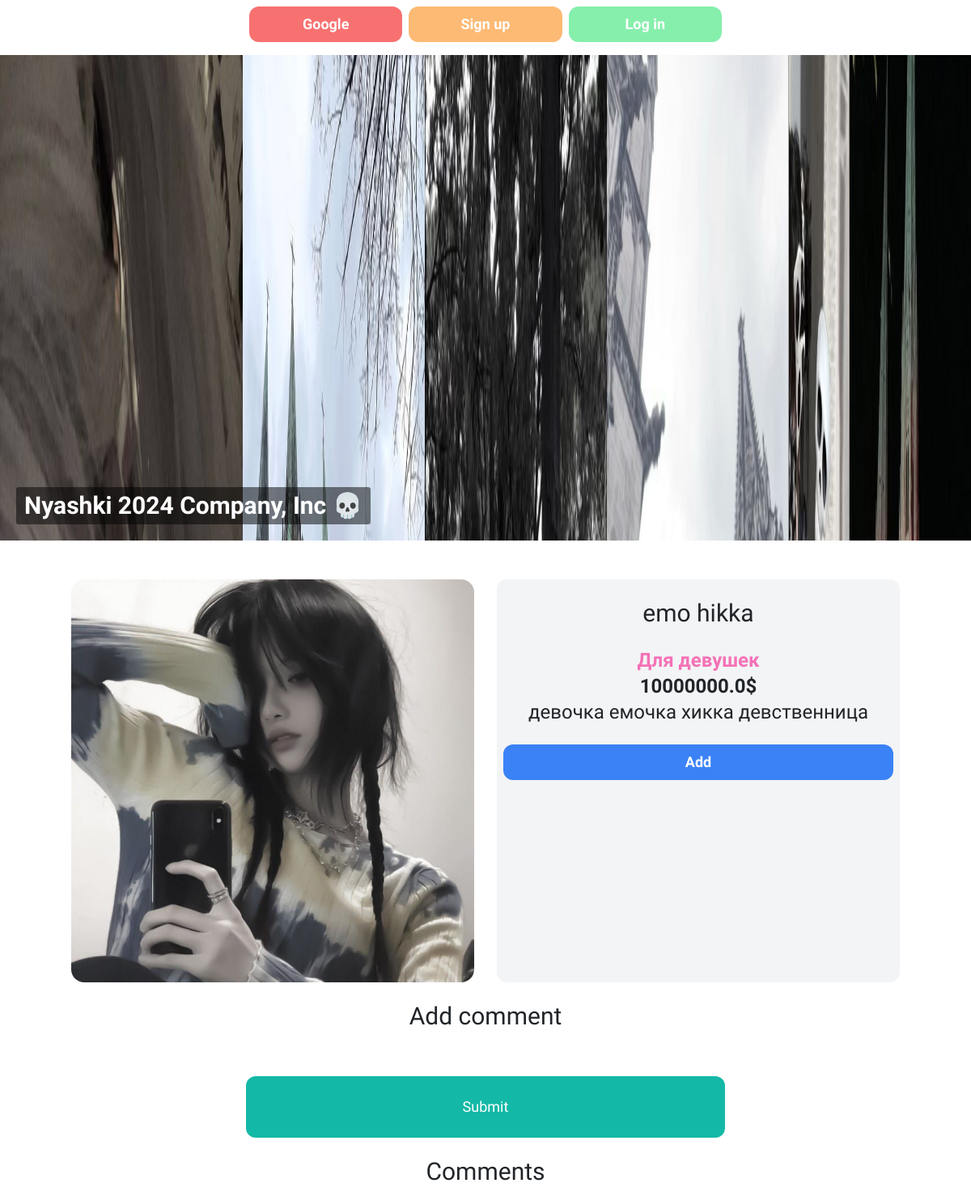
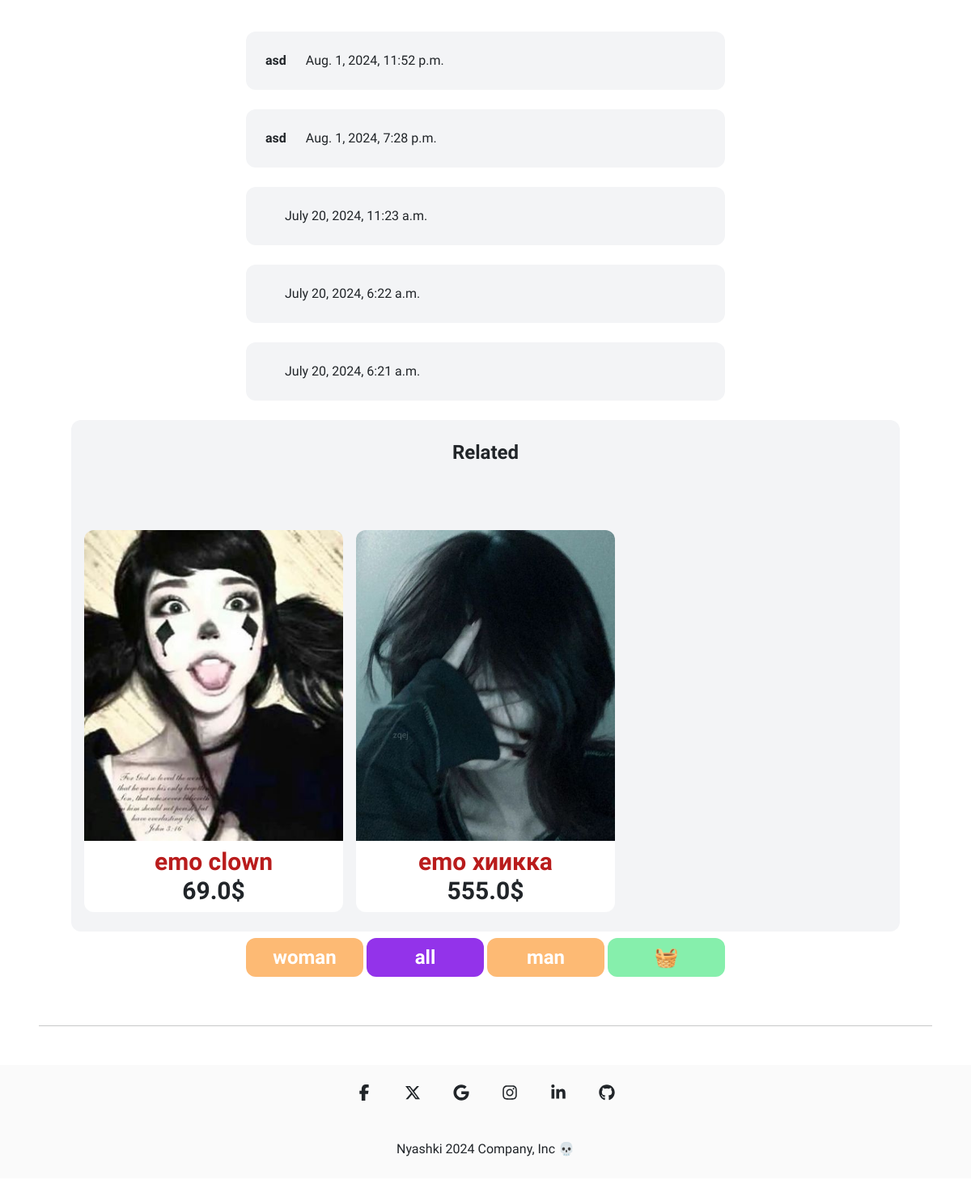
Screenshot of /items/12 with the database file from the repository (2 pictures, top to bottom).
### item/models.py (models this page shows, shortened)
class Item(models.Model):
    category = models.ForeignKey(Category, related_name='items', on_delete=models.CASCADE)
    name = models.CharField(max_length=255)
    description = models.TextField(blank=True, null=True)
    price = models.FloatField()
    image = models.ImageField(upload_to='item_images', blank=True, null=True)
    is_sold = models.BooleanField(default=False)
    created_at = models.DateTimeField(auto_now_add=True)
    users = models.ManyToManyField(User, related_name='items', blank=True)
    gender = models.CharField(max_length=1, choices=gender_choice)
    comments = models.ManyToManyField(Comment)

class Comment(models.Model):
    user = models.ForeignKey(User, related_name='comments', on_delete=models.CASCADE)
    description = models.TextField()
    created_at = models.DateTimeField()
    class Meta:
        ordering = ('-created_at',)

### item/views.py (the view, shortened to what this page needs)
# urls.py: path('<int:pk>', views.detail, name='detail'),
def detail(request, pk, operation=None, form=None, pk_comment=None, form_edit=None, op=None, js_op=None):
    item = get_object_or_404(Item, pk=pk)
    related_items = Item.objects.filter(category=item.category, is_sold=False).exclude(pk=pk)
    gender = ''
    if "gender" not in request.session:
        gender = 'ALL'
    else:
        gender = request.session["gender"]
    if gender != 'ALL':
        related_items = related_items.filter(gender=gender)
    return render(request, 'item/detail.html', {
            'item': item,
            'related_items': related_items,
            'gender': gender,
            'asdad21213': True
    })

### item/templates/item/detail.html (shortened to what this page needs)
{% extends 'core/base.html' %}
{% block content %}
<div class="grid grid-cols-1 md:grid-cols-2 gap-7 mt-4" id="target-element">
    <div class="md:ms-20">
        <a href="{% url 'item:detail' item.id %}">
            {% if item.gender == 'W'%}
                {% if item.image.url %}
                <div class="bg-image hover-overlay hover-zoom">
                    <img src="{{ item.image.url }}" class="rounded-2xl object-contain w-full" id="detail-img">
                </div>
                {% endif %}
            {% endif %}
        </a>
    </div>
    <div class="px-2 py-4 bg-gray-100 rounded-xl dark:bg-zinc-500 dark:text-white text-center md:me-20">
        <h1 class="mb-4 text-3xl">{{ item.name }}</h1>
        {% if item.gender == "W" %}
        <p class="text-pink-400 text-lg md:text-2xl">
            <strong>Для девушек</strong><br>
        </p>
        {%endif%}
        <p class="text-lg md:text-2xl font-semibold"><strong>{{ item.price }}$</p></strong>
        {% if item.description %}
            <p class="text-md md:text-2xl">
                {{ item.description }}
            </p>
        {% endif %}
        {% if not request.user.is_authenticated %}
            <a href="{% url 'item:add' item.id %}" class="block text-center md:mt-6 mt-4 md:px-6 md:py-3 px-4 py-2 text-lg font-semibold bg-blue-500 hover:bg-blue-700 text-white rounded-xl">Add</a>
        {%endif%}
    </div>
</div>
<h1 class="mb-6 text-3xl mt-4 dark:text-white text-center">Add comment</h1>
<form method="post" action="{% url 'item:new_comment'  item.id %}" enctype="multipart/form-data" class="dark:text-white dark:bg-zinc-700">
    <button class="mt-6 block w-96 md:w-1/2 mx-auto text-center py-4 px-8 text-lg bg-teal-500 hover:bg-teal-700 rounded-xl text-white">Submit</button>
</form>
{% if item.comments.all %}
<h1 class="mb-6 text-3xl mt-4 dark:text-white md:w-1/2 mx-auto text-center">Comments</h1>
<div class="space-y-6 md:w-1/2 mx-auto">
{% for comment in item.comments.all %}
    {%if op %}
    <div id="{{op}}" class="p-6 flex {% if request.user == comment.user %} bg-sky-100 {% else %} bg-gray-100 dark:bg-zinc-500 dark:text-white{% endif %} rounded-xl">
    {%else%}
    <div class="p-6 flex {% if request.user == comment.user %} bg-sky-100 {% else %} bg-gray-100 dark:bg-zinc-500 dark:text-white{% endif %} rounded-xl">
    {%endif%}
        <div class="pr-6">
            <strong>{{comment.user.username}}</strong>
        </div>
        <div>
            {{ comment.created_at }}
        </div>
    </div>
{% endfor %}
</div>
{%endif%}
<div class="md:mt-6 mt-4 px-3 md:px-6 md:py-12 py-4 bg-gray-100 rounded-xl dark:bg-zinc-500 md:mx-20">
    <h2 class="md:mb-12 mb-8 text-2xl text-center font-semibold dark:text-white">Related</h2>
    <div class="grid grid-cols-2 md:grid-cols-3 gap-3">
        {% for item in related_items %}
        <div>
            <a href="{% url 'item:detail' item.id %}">
                {% if item.gender == 'W'%}
                    {% if item.image.url %}
                    <div class="bg-image hover-overlay hover-zoom ">
                        <img src="{{ item.image.url }}" class="rounded-t-xl object-cover w-full md:h-96 h-40">
                    </div>
                    {% endif %}
                {% endif %}
                <div class="md:p-6 p-2 bg-white rounded-b-xl text-center">
                        {% if item.gender == 'M'%}
                        <h2 class="md:text-3xl text-md text-blue-700 font-semibold">{{ item.name }}</h2>
                        {% else %}
                        <h2 class="md:text-3xl text-md text-red-700 font-semibold">{{ item.name }}</h2>
                        {% endif %}
                    <strong><p class="text-md md:text-3xl font-semibold">{{ item.price }}$</p></strong>
                </div>
            </a>
        </div>
        {% endfor %}
    </div>
</div>
{% endblock %}

### static/core/css/main.css (style rules this page uses)
body { font-family: Comfortaa; }

### rows the page displays
Item: image (picture), name "emo hikka", price "10000000.0", description "девочка емочка хикка девственница"
Comment: user.username "asd", created_at "Aug. 1, 2024, 11:52 p.m."
Comment: user.username "asd", created_at "Aug. 1, 2024, 7:28 p.m."
Comment: created_at "July 20, 2024, 11:23 a.m."
Comment: created_at "July 20, 2024, 6:22 a.m."
Comment: created_at "July 20, 2024, 6:21 a.m."
Item: image (picture), name "emo clown", price "69.0"
Item: image (picture), name "emo хиикка", price "555.0"
